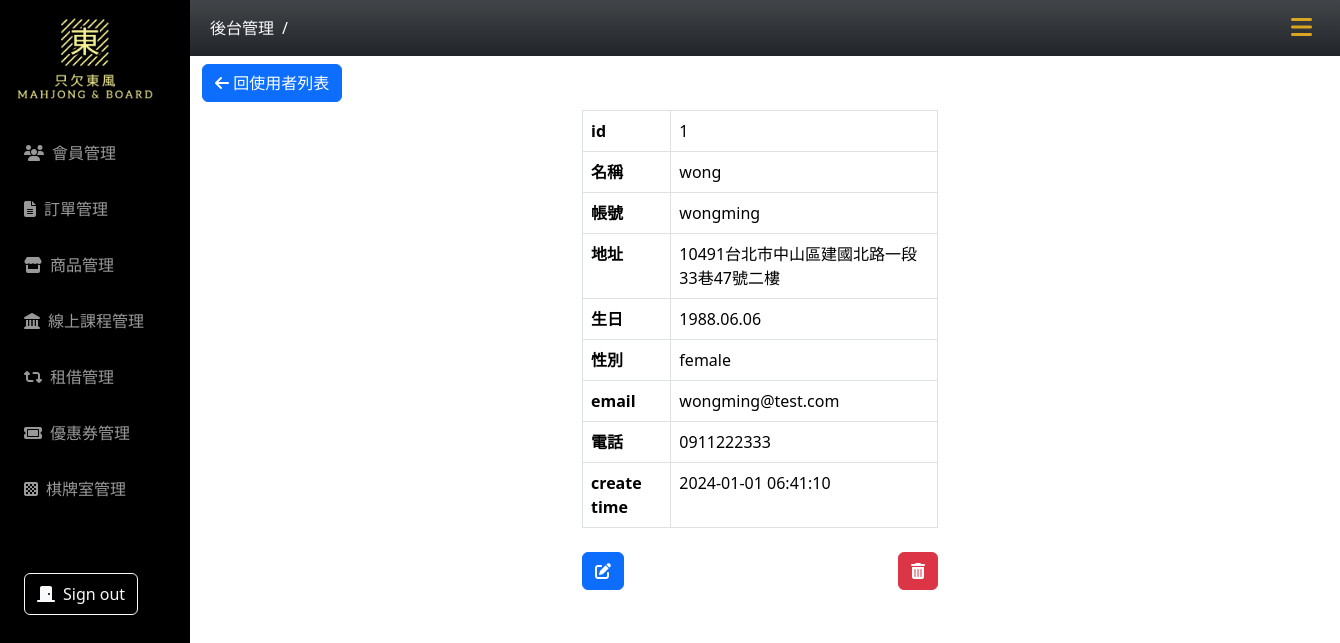
The page /user-list/user.php on the database its author committed.
### tables this page shows
CREATE TABLE `users` (
  `id` int(11) NOT NULL,
  `valid` varchar(10) NOT NULL,
  `username` varchar(50) NOT NULL,
  `account` varchar(50) NOT NULL,
  `password` varchar(255) NOT NULL,
  `city` varchar(20) NOT NULL,
  `Address` varchar(100) NOT NULL,
  `phone` text DEFAULT NULL,
  `email` varchar(50) NOT NULL,
  `birth` varchar(100) NOT NULL,
  `gender` varchar(255) NOT NULL,
  `update_at` timestamp NOT NULL DEFAULT current_timestamp(),
  `created_at` timestamp NOT NULL DEFAULT current_timestamp()
);

### user-list/user.php (the view, shortened to what this page needs)
<?php
if (!isset($_GET["id"])) {
  $id = 1;
} else {
  $id = $_GET["id"];
}
require_once("../db_connect_mahjong.php");
$sql = "SELECT * FROM users WHERE id = $id AND valid = 1";
$result = $conn->query($sql);
$row = $result->fetch_assoc();
?>
<!doctype html>
<html lang="en">
<head>
  <?php include("../css-mahjong.php") ?>
</head>
<body>
  <?php include("../nav.php") ?>
  <div class="container main-content">
    <div class="py-2">
      <a class="btn btn-primary" href="users.php?page=1&order=1"><i class="fa-solid fa-arrow-left"></i> 回使用者列表
      </a>
    </div>
    <div class="row justify-content-center">
      <div class="col-lg-4">
        <?php if ($result->num_rows > 0) : ?>
          <table class="table table-bordered">
            <tr>
              <th>id</th>
              <td><?= $row["id"] ?> </td>
            </tr>
            <tr>
              <th>名稱</th>
              <td><?= $row["username"] ?></td>
            </tr>
            <tr>
              <th>帳號</th>
              <td><?= $row["account"] ?></td>
            </tr>
            <tr>
              <th>地址</th>
              <td><?= $row["Address"] ?></td>
            </tr>
            <tr>
              <th>生日</th>
              <td><?= $row["birth"] ?></td>
            </tr>
            <tr>
              <th>性別</th>
              <td><?= $row["gender"] ?></td>
            </tr>
            <tr>
              <th>email</th>
              <td><?= $row["email"] ?></td>
            </tr>
            <tr>
              <th>電話</th>
              <td><?= $row["phone"] ?></td>
            </tr>
            <tr>
              <th>create time</th>
              <td><?= $row["created_at"] ?></td>
            </tr>
          </table>
          <div class="py-2 d-flex justify-content-between">
            <a href="user-edit.php?id=<?= $row["id"] ?> " title="編輯使用者" class="btn btn-primary">
              <i class="fa-solid fa-pen-to-square"></i>
            </a>
            <a class="btn btn-danger" title="刪除使用者" data-bs-toggle="modal" data-bs-target="#deleteModal"><i class="fa-solid fa-trash-can"></i></a>
          </div>
        <?php else : ?>
          <h1>使用者不存在</h1>
        <?php endif; ?>
      </div>
    </div>
  </div>
</body>
</html>

### css-mahjong.php (style rules this page uses)
:root { --aside-width: 190px; --header-nav-height: 56px; }
.main-content { margin: 0 0 0 var(--aside-width); padding-top: var(--header-nav-height); }

### rows shown on the page
users: id "1", username "wong", account "wongming", Address "10491台北市中山區建國北路一段33巷47號二樓", birth "1988.06.06", gender "female", email "wongming@test.com", phone "0911222333", created_at "2024-01-01 06:41:10"
